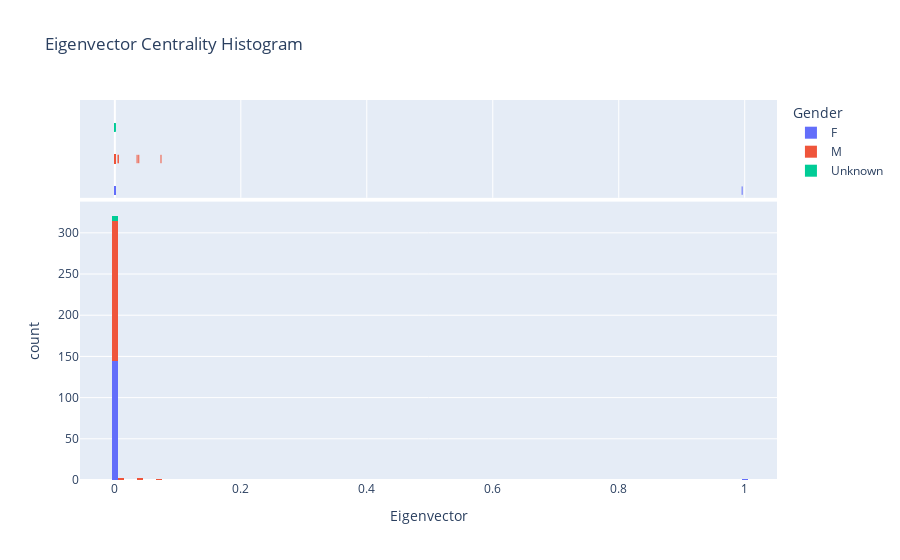

Notebook code for this chart:
### Markdown cell above
Female students have higher eigenvector centrality. They can be largely invisible in the network and have a lower number of connections but still have more communication power by knowing well-connected students.

### Code cell
fig = px.histogram(df, x="Eigenvector", color="Gender", marginal="rug",nbins=100, hover_data=df.columns,
                  title="Eigenvector Centrality Histogram")
fig.show()

### Figure 1 — Plotly figure (JSON) as saved in the notebook; plotly's stock layout.template omitted (floating-point values rounded to 4 significant figures; data arrays with more than 128 entries replaced by an {"elided": "..."} marker saying what was removed)
{"data": [{"alignmentgroup": "True", "bingroup": "x", "hovertemplate": "Gender=F<br>Eigenvector=%{x}<br>count=%{y}<extra></extra>", "legendgroup": "F", "marker": {"color": "#636efa", "pattern": {"shape": ""}}, "name": "F", "nbinsx": 100, "offsetgroup": "F", "orientation": "v", "showlegend": true, "type": "histogram", "x": {"elided": "146 float values"}, "xaxis": "x", "yaxis": "y"}, {"alignmentgroup": "True", "boxpoints": "all", "customdata": {"elided": "146x7 mixed values"}, "fillcolor": "rgba(255,255,255,0)", "hoveron": "points", "hovertemplate": "Gender=%{customdata[2]}<br>Eigenvector=%{x}<br>studentID=%{customdata[0]}<br>Class=%{customdata[1]}<br>Degree=%{customdata[3]}<br>Closeness=%{customdata[4]}<br>Betweenness=%{customdata[5]}<br>PageRank=%{customdata[6]}<extra></extra>", "jitter": 0, "legendgroup": "F", "line": {"color": "rgba(255,255,255,0)"}, "marker": {"color": "#636efa", "symbol": "line-ns-open"}, "name": "F", "offsetgroup": "F", "showlegend": false, "type": "box", "x": {"elided": "146 float values"}, "xaxis": "x2", "yaxis": "y2"}, {"alignmentgroup": "True", "bingroup": "x", "hovertemplate": "Gender=M<br>Eigenvector=%{x}<br>count=%{y}<extra></extra>", "legendgroup": "M", "marker": {"color": "#EF553B", "pattern": {"shape": ""}}, "name": "M", "nbinsx": 100, "offsetgroup": "M", "orientation": "v", "showlegend": true, "type": "histogram", "x": {"elided": "176 float values"}, "xaxis": "x", "yaxis": "y"}, {"alignmentgroup": "True", "boxpoints": "all", "customdata": {"elided": "176x7 mixed values"}, "fillcolor": "rgba(255,255,255,0)", "hoveron": "points", "hovertemplate": "Gender=%{customdata[2]}<br>Eigenvector=%{x}<br>studentID=%{customdata[0]}<br>Class=%{customdata[1]}<br>Degree=%{customdata[3]}<br>Closeness=%{customdata[4]}<br>Betweenness=%{customdata[5]}<br>PageRank=%{customdata[6]}<extra></extra>", "jitter": 0, "legendgroup": "M", "line": {"color": "rgba(255,255,255,0)"}, "marker": {"color": "#EF553B", "symbol": "line-ns-open"}, "name": "M", "offsetgroup": "M", "showlegend": false, "type": "box", "x": {"elided": "176 float values"}, "xaxis": "x2", "yaxis": "y2"}, {"alignmentgroup": "True", "bingroup": "x", "hovertemplate": "Gender=Unknown<br>Eigenvector=%{x}<br>count=%{y}<extra></extra>", "legendgroup": "Unknown", "marker": {"color": "#00cc96", "pattern": {"shape": ""}}, "name": "Unknown", "nbinsx": 100, "offsetgroup": "Unknown", "orientation": "v", "showlegend": true, "type": "histogram", "x": [6.174e-103, 8.985e-98, 5.047e-71, 2.153e-49, 9.051e-98, 4.193e-68, 5.443e-27], "xaxis": "x", "yaxis": "y"}, {"alignmentgroup": "True", "boxpoints": "all", "customdata": [[34, "MP", "Unknown", 34, 0, 0, 0.0008514], [41, "MP", "Unknown", 45, 0.009202, 0.0009144, 0.0008617], [243, "MP", "Unknown", 37, 0.05954, 0.000634, 0.0009857], [420, "MP", "Unknown", 35, 0.1323, 0.001998, 0.001078], [58, "PC*", "Unknown", 52, 0.01534, 0.002096, 0.0009657], [209, "PC*", "Unknown", 18, 0.06945, 0.0005264, 0.001078], [979, "2BIO2", "Unknown", 20, 0.2525, 0.0001521, 0.003233]], "fillcolor": "rgba(255,255,255,0)", "hoveron": "points", "hovertemplate": "Gender=%{customdata[2]}<br>Eigenvector=%{x}<br>studentID=%{customdata[0]}<br>Class=%{customdata[1]}<br>Degree=%{customdata[3]}<br>Closeness=%{customdata[4]}<br>Betweenness=%{customdata[5]}<br>PageRank=%{customdata[6]}<extra></extra>", "jitter": 0, "legendgroup": "Unknown", "line": {"color": "rgba(255,255,255,0)"}, "marker": {"color": "#00cc96", "symbol": "line-ns-open"}, "name": "Unknown", "offsetgroup": "Unknown", "showlegend": false, "type": "box", "x": [6.174e-103, 8.985e-98, 5.047e-71, 2.153e-49, 9.051e-98, 4.193e-68, 5.443e-27], "xaxis": "x2", "yaxis": "y2"}], "layout": {"autosize": true, "barmode": "relative", "legend": {"title": {"text": "Gender"}, "tracegroupgap": 0}, "title": {"text": "Eigenvector Centrality Histogram"}, "xaxis": {"anchor": "y", "autorange": true, "domain": [0, 1], "range": [-0.05533, 1.051], "title": {"text": "Eigenvector"}, "type": "linear"}, "xaxis2": {"anchor": "y2", "autorange": true, "domain": [0, 1], "matches": "x", "range": [-0.05533, 1.051], "showgrid": true, "showticklabels": false, "type": "linear"}, "yaxis": {"anchor": "x", "autorange": true, "domain": [0, 0.7326], "range": [0, 337.9], "title": {"text": "count"}}, "yaxis2": {"anchor": "x2", "autorange": true, "domain": [0.7426, 1], "matches": "y2", "range": [-0.7077, 2.5], "showgrid": false, "showline": false, "showticklabels": false, "ticks": "", "type": "category"}}}
